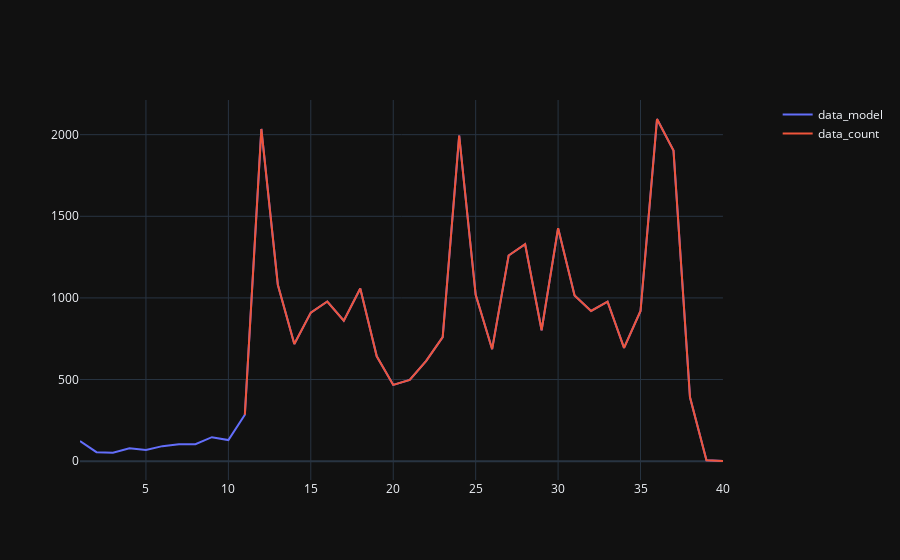

Notebook code cell kept with this figure:
### Code cell
fig2 = make_subplots(specs=[[{'secondary_y': True}]])
fig2.add_trace(go.Scatter(x=data_model['N'], y=data_model['count'],name='data_model', mode = 'lines'),
            secondary_y=False) # исходные данные
fig2.add_trace(go.Scatter(x = data_model['N'][10:], y = data_model['count'][10:],name='data_count', mode='lines'),
              secondary_y=False) #данные, которые берутся для построения модели

fig2.show()

### Figure 1 — Plotly figure (JSON) as saved in the notebook; plotly's stock layout.template omitted (floating-point values rounded to 4 significant figures)
{"data": [{"mode": "lines", "name": "data_model", "x": [1, 2, 3, 4, 5, 6, 7, 8, 9, 10, 11, 12, 13, 14, 15, 16, 17, 18, 19, 20, 21, 22, 23, 24, 25, 26, 27, 28, 29, 30, 31, 32, 33, 34, 35, 36, 37, 38, 39, 40], "y": [123, 55, 52, 79, 69, 92, 103, 104, 147, 129, 284, 2035, 1081, 718, 910, 978, 860, 1058, 642, 467, 498, 614, 760, 1995, 1019, 686, 1260, 1329, 802, 1427, 1015, 920, 977, 694, 920, 2096, 1903, 391, 6, 1], "type": "scatter", "xaxis": "x", "yaxis": "y"}, {"mode": "lines", "name": "data_count", "x": [11, 12, 13, 14, 15, 16, 17, 18, 19, 20, 21, 22, 23, 24, 25, 26, 27, 28, 29, 30, 31, 32, 33, 34, 35, 36, 37, 38, 39, 40], "y": [284, 2035, 1081, 718, 910, 978, 860, 1058, 642, 467, 498, 614, 760, 1995, 1019, 686, 1260, 1329, 802, 1427, 1015, 920, 977, 694, 920, 2096, 1903, 391, 6, 1], "type": "scatter", "xaxis": "x", "yaxis": "y"}], "layout": {"xaxis": {"anchor": "y", "domain": [0.0, 0.94]}, "yaxis": {"anchor": "x", "domain": [0.0, 1.0]}, "yaxis2": {"anchor": "x", "overlaying": "y", "side": "right"}}}
